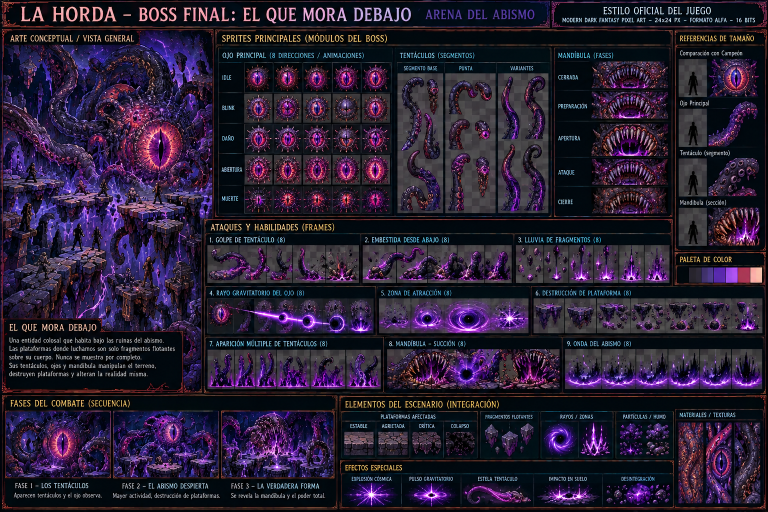
#> input picture art-source/abismo/abismo_jefe_morador.png, 1536 x 1024 px, given in place of atlas.png, which was not available (shown at 1/2 size)
$ python build.py ../../../art-source/abismo/abismo_jefe_morador.png
#> lines starting #> are read from the running program, lines starting #| are printed output that depends on the picture; pictures that were not available may be replaced by others from this repository, and a replacement may not be noted
#!/usr/bin/env python3
"""CROMAS de guardianes: variantes de color derivadas por RECOLOREO de paleta del atlas existente.

No se redibuja nada: cada croma toma el/los PNG del guardián base y mueve SOLO las bandas de tono
que definen su vestimenta (capa, capucha, armadura, brillo mágico) hacia la paleta de uno de los
cristales de los Guardianes (docs/lore/LA_HORDA_LORE_BIBLE.md §3):
    Ancestral = verde bosque / jade      Escarcha = celeste hielo
    Piedra    = ámbar / bronce           Juicio   = oro blanco (marfil + dorado pálido)
La piel, el pelo, los metales neutros y el contorno quedan como están (se protege por tono y
saturación); los bordes de cada banda se funden (sin cortes duros) y la luz/sombra de cada píxel
se conserva, así la croma sigue siendo el mismo pixel art con otra tela.

Salida:
  assets/sprites/champions/<guardián>/cromas/<cristal>/<archivo>.png  (mismo tamaño y grilla que el base)
  assets/sprites/champions/<guardián>/cromas/<cristal>/preview.png    (cuadro quieto ampliado x3, tienda)
  js/assets/croma-skins-meta.js                                       (registro CROMA_SKINS, generado)
Auditoría: tools/art/skin_audit.js (dibuja cada croma con el código del juego) y tools/items/t_cromas.js.
usage: python3 tools/art/cromas/build.py [--sheet carpeta]   (--sheet: hoja de contacto base vs cromas)
"""
import json, os, sys
import numpy as np
from PIL import Image

REPO = os.path.abspath(os.path.join(os.path.dirname(os.path.abspath(__file__)), '..', '..', '..'))
CH = 'assets/sprites/champions'
# precio en oro del juego (cosmético puro: no da poder; nunca plata real)
PRICE = 1500

# Cuadro quieto de frente de cada base (para el preview): (png, x, y, w, h) en píxeles del atlas.
def grid(png, fw, fh, cols, i):
    return (png, (i % cols) * fw, (i // cols) * fh, fw, fh)
PREVIEW = {
    'tanque': ('%s/tanque/atlas.png' % CH, 32, 43, 168, 202),
    'nigromante': grid('%s/nigromante/v2/atlas.png' % CH, 161, 114, 8, 18),
    'libertador': grid('%s/libertador/v2/atlas.png' % CH, 103, 98, 8, 34),
    'segador': grid('%s/segador/v2/atlas.png' % CH, 91, 107, 8, 17),
    'musashi': grid('%s/musashi/v2/atlas.png' % CH, 91, 91, 8, 17),
    'profeta': grid('%s/profeta/v2/atlas.png' % CH, 93, 133, 8, 17),
    'cazadora': grid('%s/cazadora/v2/atlas.png' % CH, 90, 94, 8, 17),
    'axiom': grid('%s/axiom/v2/atlas.png' % CH, 88, 99, 8, 17),
    'eren': grid('%s/eren/v2/atlas.png' % CH, 128, 111, 8, 31),
}

# Banda de tono -> destino. h: rango de tono de origen (grados, puede cruzar 360), smin: saturación
# mínima (debajo es gris/metal/contorno y no se toca), hue: tono destino, sat: multiplicador de
# saturación, lift: aclara hacia el blanco (0..1), gain: multiplica el brillo, gamma: curva del brillo.
# smin_body: saturación mínima FUERA de la cabeza (más baja), cuando la ropa y el pelo comparten tono y
# solo se distinguen por dónde están (ver head_mask).
def band(h0, h1, hue, sat=1.0, lift=0.0, gain=1.0, gamma=1.0, smin=0.16, keep=0.0, smin_body=None):
    return dict(h=(h0, h1), hue=hue, sat=sat, lift=lift, gain=gain, gamma=gamma, smin=smin, keep=keep, smin_body=smin_body)

# Paletas de los cristales (tono, saturación, brillo) para la tela principal y el brillo mágico.
CROMAS = [
    # ---------------- guardianes sin ninguna skin ----------------
    dict(id='tanque_ancestral', champ='tanque', crystal='ancestral', name='Tanque, Bastión Ancestral',
         lore='La capa teñida con el musgo de las Ruinas. Dicen que el Guardián Ancestral cubría así a los suyos: primero el escudo, después la raíz.',
         files={'tanque_atlas': '%s/tanque/atlas.png' % CH, 'torbellino': 'assets/vfx/vendor/caballerito-torbellino.png',
                'estampida': 'assets/vfx/vendor/caballerito-estampida.png', 'grito': 'assets/vfx/vendor/caballerito-grito.png'},
         bands=[band(185, 262, 138, sat=0.92, gain=0.92, gamma=1.08)]),
    dict(id='tanque_juicio', champ='tanque', crystal='juicio', name='Tanque, Paladín del Juicio',
         lore='Marfil y oro pálido: el color del cristal que quedó sin dueño. Lo lleva quien jura sostener el sello aunque el cuarto Guardián ya no esté.',
         files={'tanque_atlas': '%s/tanque/atlas.png' % CH, 'torbellino': 'assets/vfx/vendor/caballerito-torbellino.png',
                'estampida': 'assets/vfx/vendor/caballerito-estampida.png', 'grito': 'assets/vfx/vendor/caballerito-grito.png'},
         bands=[band(185, 262, 46, sat=0.30, lift=0.58, gain=1.0, gamma=0.9)]),
    dict(id='nigromante_escarcha', champ='nigromante', crystal='escarcha', name='Nigromante, Sudario de Escarcha',
         lore='Las almas que cosecha en la Arena Gélida no se pudren: se congelan. Su capucha se volvió del color del hielo que no se derrite.',
         files={'nigromante': '%s/nigromante/v2/atlas.png' % CH},
         bands=[band(222, 300, 200, sat=0.72, gain=1.3, lift=0.24, gamma=0.9), band(140, 200, 192, sat=0.6, lift=0.3)]),
    dict(id='nigromante_piedra', champ='nigromante', crystal='piedra', name='Nigromante, Sepulturero de Ámbar',
         lore='Bajó al Laberinto a buscar a los que nadie enterró. Volvió con la capa manchada de polvo ámbar y un ejército que huele a piedra vieja.',
         files={'nigromante': '%s/nigromante/v2/atlas.png' % CH},
         bands=[band(222, 300, 33, sat=0.95, gain=1.45, gamma=0.92), band(140, 200, 40, sat=1.0, gain=1.1)]),
    dict(id='libertador_escarcha', champ='libertador', crystal='escarcha', name='El Libertador, Casaca de los Andes',
         lore='La casaca que volvió blanca de escarcha después de cruzar la Cordillera. El frío de las cumbres le quedó en la tela; el coraje, adentro.',
         files={'libertador': '%s/libertador/v2/atlas.png' % CH, 'libertador_horse': '%s/libertador/v2/horse.png' % CH},
         grids={'libertador': (103, 98), 'libertador_horse': (125, 102)}, head=0.26, strict={'libertador': (57, 58, 59, 60)},
         bands=[band(205, 256, 198, sat=0.5, lift=0.35, gain=2.0, gamma=0.85, smin=0.55, smin_body=0.38)]),
    dict(id='libertador_ancestral', champ='libertador', crystal='ancestral', name='El Libertador, Guardia del Monte',
         lore='Verde de monte y bronce de campaña: el uniforme de los que pelean escondidos entre los árboles de las Ruinas, esperando la carga.',
         files={'libertador': '%s/libertador/v2/atlas.png' % CH, 'libertador_horse': '%s/libertador/v2/horse.png' % CH},
         grids={'libertador': (103, 98), 'libertador_horse': (125, 102)}, head=0.26, strict={'libertador': (57, 58, 59, 60)},
         bands=[band(205, 256, 142, sat=0.75, gain=1.55, gamma=0.9, smin=0.55, smin_body=0.38), band(318, 360, 30, sat=0.78, gain=0.95, smin=0.4), band(0, 12, 30, sat=0.78, gain=0.95, smin=0.4)]),
    # ---------------- guardianes con una sola skin (de set) ----------------
    dict(id='segador_escarcha', champ='segador', crystal='escarcha', name='Segador, Filo de Escarcha',
         lore='La sangre que le mancha la capa se congeló en la Arena Gélida y no volvió a correr. Ahora corta en frío.',
         files={'segador': '%s/segador/v2/atlas.png' % CH},
         # la cara en sombra es rojiza pero poco saturada (s<0.55): solo se mueve la tela roja intensa
         bands=[band(336, 360, 196, sat=0.75, lift=0.3, gain=1.2, smin=0.6), band(0, 14, 196, sat=0.75, lift=0.3, gain=1.2, smin=0.6)]),
    dict(id='musashi_ancestral', champ='musashi', crystal='ancestral', name='Musashi, Hoja de Jade',
         lore='Ató su hakama con un cordón teñido en las Ruinas. Dice que el bosque también sabe esperar el momento justo.',
         files={'musashi': '%s/musashi/v2/atlas.png' % CH},
         # la sombra de la piel también es rojiza (tono 5-25, s<0.7): solo la tela roja pura (s>=0.72)
         bands=[band(336, 360, 150, sat=0.8, gain=1.05, smin=0.72), band(0, 4, 150, sat=0.8, gain=1.05, smin=0.72)]),
    dict(id='profeta_ancestral', champ='profeta', crystal='ancestral', name='La Profeta, Velo del Bosque',
         lore='En las Ruinas vio el destino de un Guardián antes de que cayera. Desde entonces lleva su verde, para no olvidar lo que no pudo cambiar.',
         files={'profeta': '%s/profeta/v2/atlas.png' % CH},
         bands=[band(200, 262, 150, sat=0.8, gain=1.1, smin=0.25)]),
    dict(id='cazadora_escarcha', champ='cazadora', crystal='escarcha', name='Sylva, Manto de Escarcha',
         lore='Siguió a una presa hasta la Arena Gélida y volvió con el manto blanco de escarcha. La presa no volvió.',
         files={'cazadora': '%s/cazadora/v2/atlas.png' % CH},
         bands=[band(55, 170, 200, sat=0.6, lift=0.35, gain=1.7, gamma=0.9, smin=0.26)]),
    dict(id='axiom_piedra', champ='axiom', crystal='piedra', name='Axiom, Código Ámbar',
         lore='Encontró reglas escritas en la piedra del Laberinto, más viejas que cualquier código. Las copió en su túnica.',
         files={'axiom': '%s/axiom/v2/atlas.png' % CH},
         bands=[band(214, 300, 34, sat=0.75, gain=1.35, gamma=0.95, smin=0.22)]),
    # Eren: su capa es verde oliva casi gris (saturación 0.1-0.3, igual que el pelo y el cuero): no se
    # puede separar por paleta sin teñir la piel. Queda sin croma hasta tener una máscara de capa.
]
#> in build, im is the input picture: PIL image 1536x1024 RGB; mean R, G, B 41.3, 31, 52
#> in recolor, `alpha = a[..., 3]`: alpha: shape (1024, 1536) float64; every value is 1

# ---------------------------------------------------------------- color
def rgb_to_hsv(a):
    r, g, b = a[..., 0], a[..., 1], a[..., 2]
    mx = a.max(-1); mn = a.min(-1); d = mx - mn
    s = np.where(mx > 1e-6, d / np.maximum(mx, 1e-6), 0)
    dd = np.maximum(d, 1e-6)
    rc = (mx - r) / dd; gc = (mx - g) / dd; bc = (mx - b) / dd
    h = np.where(r == mx, bc - gc, np.where(g == mx, 2 + rc - bc, 4 + gc - rc))
    h = np.where(d > 1e-6, (h / 6.0) % 1.0, 0) * 360
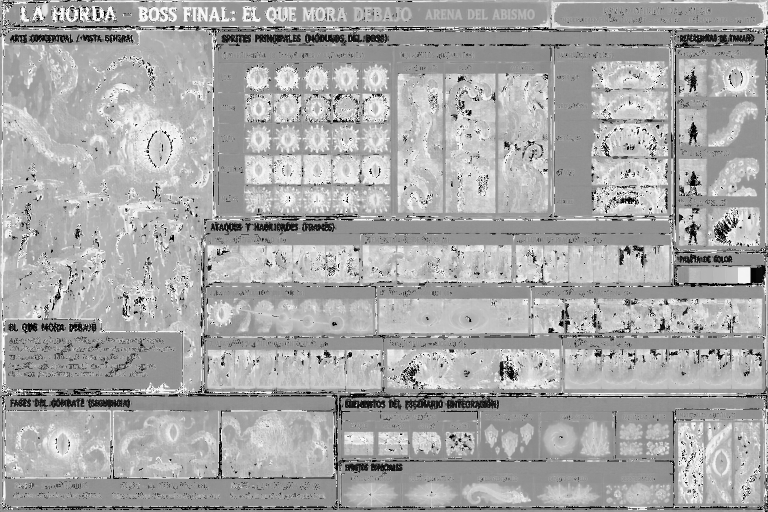
#> h: shape (1024, 1536) float64 (shown at 1/2 size); min 0, max 359.6, mean 236.8; drawn with min black and max white
    return h, s, mx
def hsv_to_rgb(h, s, v):
    h = (h % 360) / 60.0
    i = np.floor(h).astype(int) % 6; f = h - np.floor(h)
    p = v * (1 - s); q = v * (1 - s * f); t = v * (1 - s * (1 - f))
    r = np.choose(i, [v, q, p, p, t, v]); g = np.choose(i, [t, v, v, q, p, p]); b = np.choose(i, [p, p, t, v, v, q])
    return np.stack([r, g, b], -1)
def hue_dist_in(h, h0, h1):
    """Peso 0..1 de pertenencia a la banda [h0,h1] (puede cruzar 360): pleno adentro y fundido
    en los últimos grados de cada borde, así no quedan cortes duros entre tela y lo que no se toca."""
    span = (h1 - h0) % 360 or 360
    rel = (h - h0) % 360
    edge = np.minimum(rel, span - rel)
    return np.where(rel <= span, np.clip(0.35 + edge / 10.0, 0, 1), 0)

def head_mask(alpha, grid, frac, strict=()):
    """True en la franja superior (frac del alto del cuerpo) de cada cuadro de la grilla: la cabeza.
    Los cuadros `strict` (p.ej. de espaldas, donde la capa en sombra tiene el tono de la casaca) van enteros."""
    fw, fh = grid; H, W = alpha.shape; m = np.zeros_like(alpha, dtype=bool); cols = W // fw
    for y0 in range(0, H - fh + 1, fh):
        for x0 in range(0, W - fw + 1, fw):
            if (y0 // fh) * cols + x0 // fw in strict:
                m[y0:y0 + fh, x0:x0 + fw] = True; continue
            rows = np.where((alpha[y0:y0 + fh, x0:x0 + fw] > 0.5).any(1))[0]
            if not len(rows): continue
            top, bot = rows[0], rows[-1]
            m[y0:y0 + top + int((bot - top + 1) * frac), x0:x0 + fw] = True
    return m

def recolor(img, bands, grid=None, head=0.0, strict=()):
    a = np.asarray(img.convert('RGBA')).astype(np.float64) / 255.0
    rgb = a[..., :3]; alpha = a[..., 3]
    h, s, v = rgb_to_hsv(rgb)
    out = rgb.copy()
    hm = head_mask(alpha, grid, head, strict) if grid and head else None
    for B in bands:
        w = hue_dist_in(h, *B['h'])
        smin = B['smin']
        if hm is not None and B.get('smin_body') is not None: smin = np.where(hm, B['smin'], B['smin_body'])
        w = w * np.clip((s - smin) / 0.08, 0, 1) * (v > 0.06)
        if not w.any():
            continue
        # tono: el centro de la banda va al destino; se conserva la variación relativa (±) comprimida
        h0, h1 = B['h']; span = (h1 - h0) % 360 or 360
        mid = (h0 + span / 2) % 360
        rel = ((h - mid + 180) % 360) - 180
        nh = (B['hue'] + rel * 0.35) % 360
        ns = np.clip(s * B['sat'], 0, 1)
        nv = np.clip(v, 0, 1) ** B['gamma'] * B['gain']
        # aclarar solo tonos medios y claros: el contorno y las sombras profundas siguen oscuros
        # (si no, el borde de la capa queda con un halo claro)
        lw = B['lift'] * np.clip((v - 0.16) / 0.30, 0, 1)
        nv = np.clip(nv + (1 - nv) * lw, 0, 1)
        ns = ns * (1 - lw * 0.5)
        new = hsv_to_rgb(nh, ns, nv)
        ww = w[..., None] * (1 - B['keep'])
        out = out * (1 - ww) + new * ww
#> this loop made 1 pass
#> pass 1, in hue_dist_in, `rel = (h - h0) % 360`:
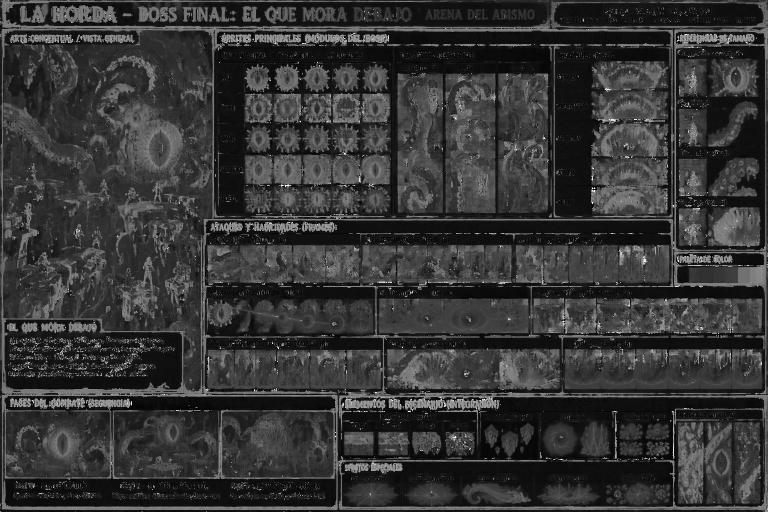
#> rel: shape (1024, 1536) float64 (shown at 1/2 size); min 2.84e-14, max 360, mean 76.9; drawn with min black and max white
#> pass 1, in hue_dist_in, `edge = np.minimum(rel, span - rel)`:
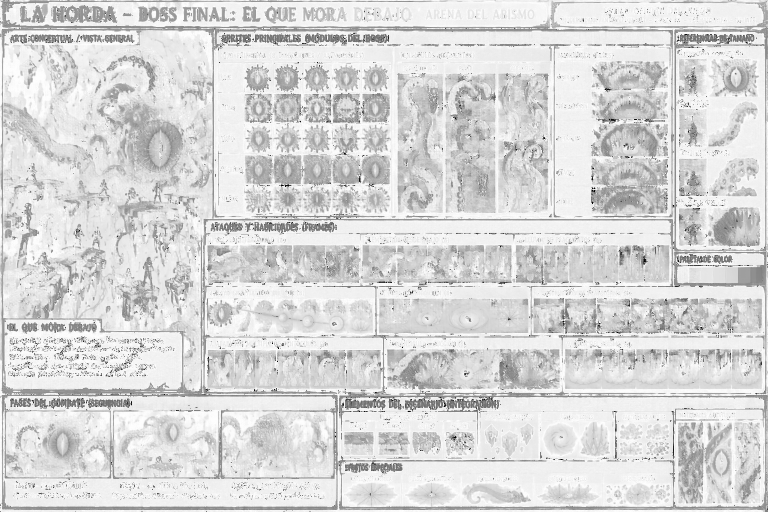
#> edge: shape (1024, 1536) float64 (shown at 1/2 size); min -283, max 38.5, mean -10.1; drawn with min black and max white
#> pass 1, in recolor, `w = w * np.clip((s - smin) / 0.08, 0, 1) * (v > 0.06)`:
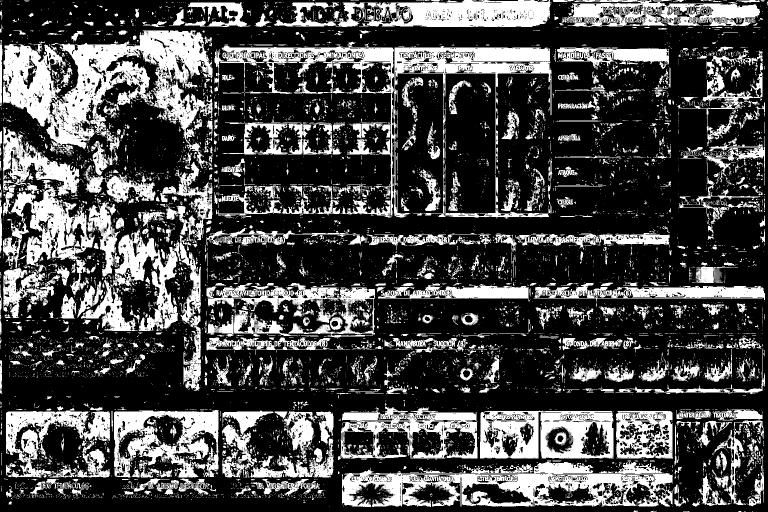
#> w: shape (1024, 1536) float64 (shown at 1/2 size); min 0, max 1, mean 0.288
#> after the loop:
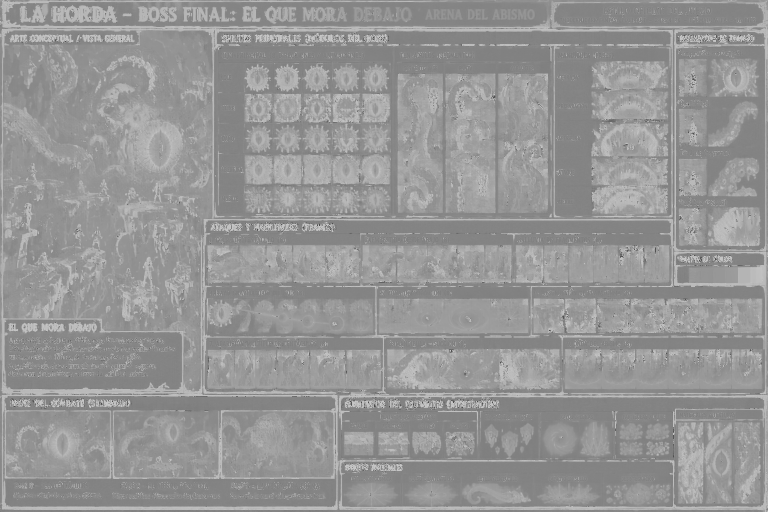
#> nh: shape (1024, 1536) float64 (shown at 1/2 size); min 75, max 201, mean 150.2
#> after the loop:
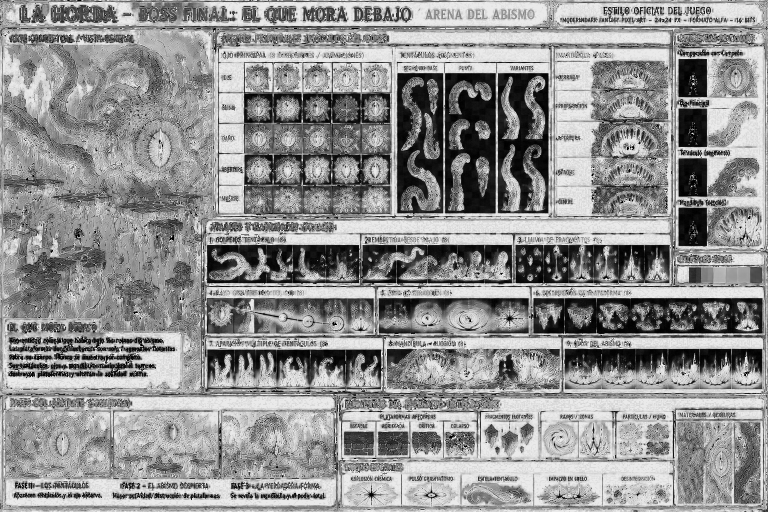
#> ns: shape (1024, 1536) float64 (shown at 1/2 size); min 0, max 0.92, mean 0.576
#> after the loop:
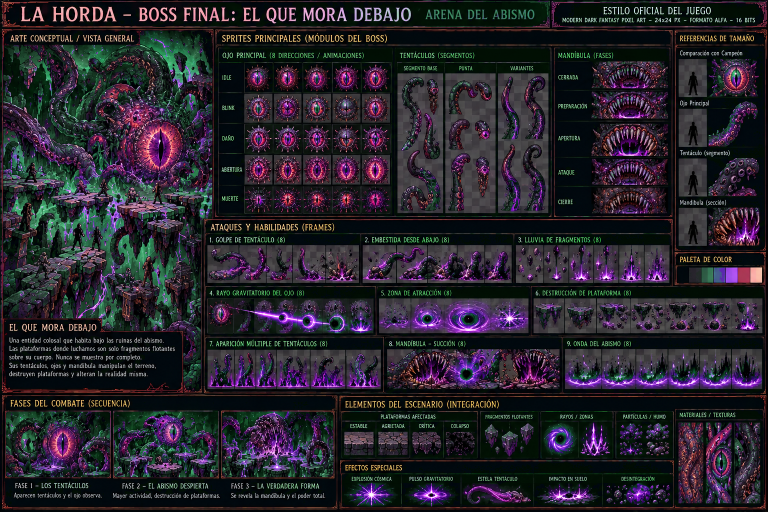
#> out: shape (1024, 1536, 3) float64 (shown at 1/2 size); mean R, G, B 0.157, 0.143, 0.175
    res = np.concatenate([np.clip(out, 0, 1), alpha[..., None]], -1)
    return Image.fromarray((res * 255 + 0.5).astype(np.uint8), 'RGBA')

# ---------------------------------------------------------------- build
def out_dir(c):
    return '%s/%s/cromas/%s' % (CH, c['champ'], c['crystal'])

def build():
    meta = {}
    only = [x for x in os.environ.get('ONLY', '').split(',') if x]  # ONLY=id1,id2: regenera solo esas imágenes
    for c in CROMAS:
        od = out_dir(c); os.makedirs(os.path.join(REPO, od), exist_ok=True)
        srcs = {}
        skip = bool(only) and c['id'] not in only
        for key, src in c['files'].items():
            dst = '%s/%s' % (od, os.path.basename(src))
            srcs[key] = dst
            if skip: continue
#> (the run stopped early here; a loop or call above may not have finished)
